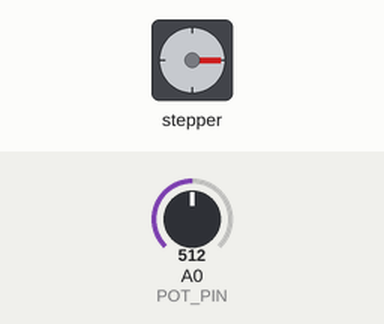
Recording of a program running on a simulated Arduino Uno, built with avr-gcc and run on an emulated ATmega328P. Parts: stepper motor. Wiring (inferred from the names in the program): stepper motor driver (200 steps per turn assumed): step pin 9; direction pin 10; enable pin 8. The inputs (shaded band) are chosen by the test bench; at power-on: A0 (POT_PIN) = 512. What the program prints to the serial monitor is not drawn.

Above: at 1.2 s.
1.3 s: A0 (POT_PIN) set to 716
At 2.9 s:
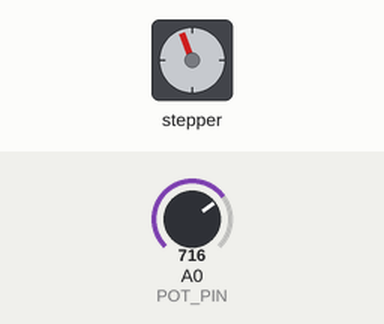
3.2 s: A0 (POT_PIN) set to 900
At 4.2 s:
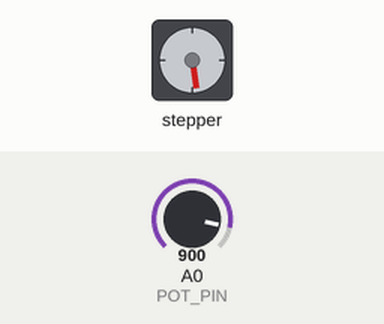
5.0 s: A0 (POT_PIN) set to 1023
At 5.9 s:
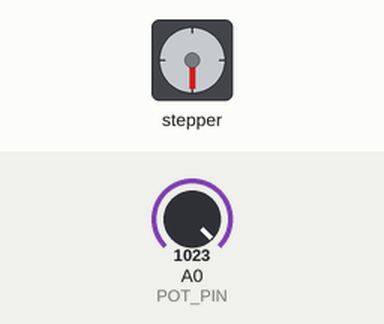
6.7 s: A0 (POT_PIN) set to 122
At 9.7 s:
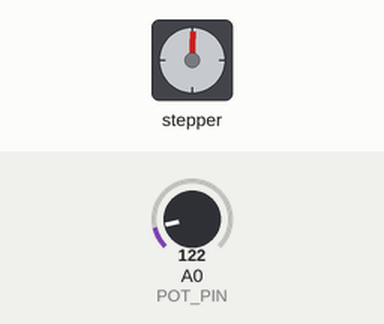
Timing chart, 0 to 10.7 s (numbered marks = the images above; inputs shaded):
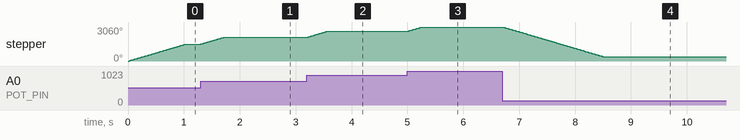

The program:

main.cpp
```cpp
#include <Arduino.h>

// Pin Definitions
#define EN_PIN 8      // LOW: Driver enabled, HIGH: Driver disabled
#define STEP_PIN 9    // Step on the rising edge
#define DIR_PIN 10    // Set stepping direction
#define POT_PIN A0    // Potentiometer input (analog)

// Motor Settings
int microSecondsDelay = 500;  // Speed control
const int maxSteps = 1700;     // Max mapped steps
int currentPosition = 0;       // Track current step position
int lastPotValue = -1;         // Store last potentiometer value
const int tolerance = 5;       // Hysteresis tolerance (Increase this to reduce bouncing)
const int numSamples = 10;     // Number of samples for moving average filter
int potReadings[numSamples];   // Array to store previous readings
int readIndex = 0;             // Current index in the array

// Moving Average Filter for Potentiometer Readings
int readPotentiometer() {
  int sum = 0;

  // Read new potentiometer value
  potReadings[readIndex] = analogRead(POT_PIN);

  // Sum all stored values
  for (int i = 0; i < numSamples; i++) {
    sum += potReadings[i];
  }

  // Move to next index (circular buffer)
  readIndex = (readIndex + 1) % numSamples;

  // Return the smoothed average value
  return sum / numSamples;
}
void stepMotor(int targetPos) {
  while (currentPosition != targetPos) {
    // Update potentiometer continuously with smoothed value
    int potValue = readPotentiometer(); // Get stabilized reading
    int newTarget = map(potValue, 0, 1023, 0, maxSteps);

    if (abs(newTarget - targetPos) > tolerance) {
      targetPos = newTarget; // Update target if knob moved fast
    }

    // Set direction
    if (currentPosition < targetPos) {
      digitalWrite(DIR_PIN, HIGH);
      currentPosition++;
    } else if (currentPosition > targetPos) {
      digitalWrite(DIR_PIN, LOW);
      currentPosition--;
    }

    // Step pulse
    digitalWrite(STEP_PIN, HIGH);
    delayMicroseconds(microSecondsDelay);
    digitalWrite(STEP_PIN, LOW);
    delayMicroseconds(microSecondsDelay);
  }
}


void setup() {
  Serial.begin(115200);
  pinMode(EN_PIN, OUTPUT);
  pinMode(STEP_PIN, OUTPUT);
  pinMode(DIR_PIN, OUTPUT);
  pinMode(POT_PIN, INPUT);

  digitalWrite(EN_PIN, LOW);

  // Initialize smoothing array with first potentiometer value
  int initialReading = analogRead(POT_PIN);
  for (int i = 0; i < numSamples; i++) {
    potReadings[i] = initialReading;
  }
}

void loop() {
  int potValue = readPotentiometer();
  int targetPosition = map(potValue, 0, 1023, 0, maxSteps);

  if (abs(potValue - lastPotValue) > tolerance) {
    lastPotValue = potValue;
    stepMotor(targetPosition); // Move in real-time
  }

  Serial.println(potValue);
}
```

Measured:
- after the input at 1.3 s, stepper: turns 610° clockwise in 0.41 s, starting at once
- after the input at 3.2 s, stepper: turns 551° clockwise in 0.37 s, starting at once
- after the input at 5.0 s, stepper: turns 369° clockwise in 0.25 s, starting at once
- after the input at 6.7 s, stepper: turns 2697° counter-clockwise in 1.8 s, starting at once
- by itself, stepper: keeps turning clockwise at about 1515°/s
